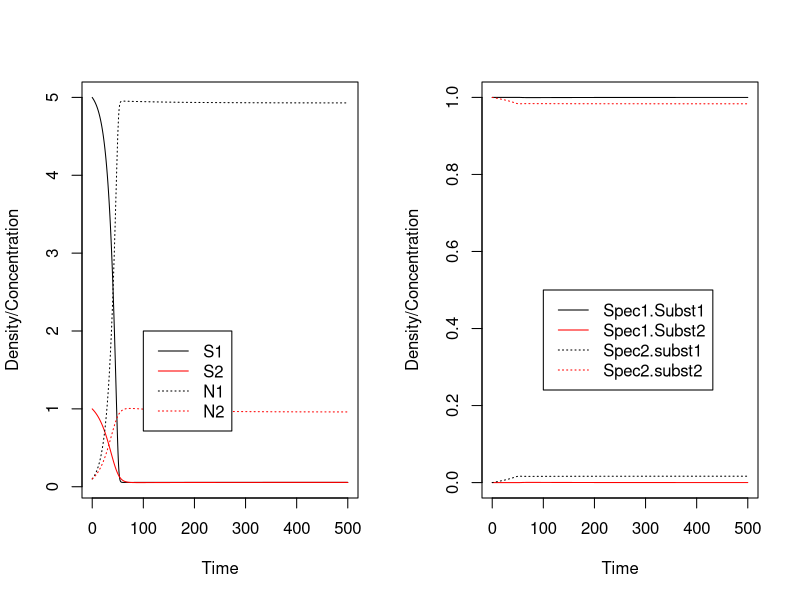

Here is the R script that generated this plot:
rm(list=ls())
graphics.off()


##assign values to parameters
N0<-c(0.1,0.1)
S0<-c(5,1)
d<-0.01
kcat<-matrix(c(0.1,0.1,0.1,0.1),nrow=2)
Km<-matrix(c(0.5,0.5,0.5,0.5),nrow=2)
c.conv<-matrix(c(1,1,1,1),nrow=2)
mu<-c(0.01,0.01)
##set up so can have different parameter for each species X substrate
##column = species, row = substrate
E<-matrix(c(1,0,0,1),nrow=2,ncol=2)

##choose time steps and total time
time.step<-0.1
times<-seq(0,500,time.step)

##set initial values of state variables
S<-S0
N<-N0

##store results
results<-matrix(NA,nrow=length(times)+1,ncol=9)

	##store time 0 values
	results[1,1]<-0
	results[1,2:3]<-S
	results[1,4:5]<-N
	results[1,6:9]<-E

##loop through the times
for (i in (1:length(times))) {
	
	##assign new values
	S[1] <- S[1]-(kcat[1,1]*E[1,1]*S[1]/(Km[1,1]+S[1]))*N[1]*time.step-(kcat[1,2]*E[1,2]*S[1]/(Km[1,2]+S[1]))*N[2]*time.step-d*S[1]*time.step+d*S0[1]*time.step
	S[2] <- S[2]-(kcat[2,1]*E[2,1]*S[2]/(Km[2,1]+S[2]))*N[1]*time.step-(kcat[2,2]*E[2,2]*S[2]/(Km[2,2]+S[2]))*N[2]*time.step-d*S[2]*time.step+d*S0[2]*time.step
	N[1] <- N[1]+(c.conv[1,1]*(kcat[1,1]*E[1,1]*S[1]/(Km[1,1]+S[1]))*N[1]*time.step)+(c.conv[2,1]*(kcat[2,1]*E[2,1]*S[2]/(Km[2,1]+S[2]))*N[1]*time.step)-d*N[1]*time.step
	N[2] <- N[2]+(c.conv[1,2]*(kcat[1,2]*E[1,2]*S[1]/(Km[1,2]+S[1]))*N[2]*time.step)+(c.conv[2,2]*(kcat[2,2]*E[2,2]*S[2]/(Km[2,2]+S[2]))*N[2]*time.step)-d*N[2]*time.step

	##change in enzyme for substrate 1 in each species
	##this is mutation parameter X the selection gradient, namely how (1/N)dN.dt changes as you change enzyme allocation
	E[1,1]<- E[1,1]+mu[1]*((c.conv[1,1]*(kcat[1,1]*S[1]/(Km[1,1]+S[1])))-(c.conv[2,1]*(kcat[2,1]*S[2]/(Km[2,1]+S[2]))))*time.step
	E[1,2]<- E[1,2]+mu[2]*((c.conv[1,2]*(kcat[1,2]*S[1]/(Km[1,2]+S[1])))-(c.conv[2,2]*(kcat[2,2]*S[2]/(Km[2,2]+S[2]))))*time.step

##corresponding opposite change in enzymes for substrate 2
	E[2,1]<-1-E[1,1]
	E[2,2]<-1-E[1,2]
	
##enforce boundary condition that total enzyme production is 1
	if(min(E)<0) E[E<0]<-0
	if(max(E)>1) E[E>1]<-1

	results[i+1,1]<-times[i]
	results[i+1,2:3]<-S
	results[i+1,4:5]<-N
	results[i+1,6:9]<-E
	
}

##plot the results
##a) Densities

par(mfrow=c(1,2))

matplot(results[,1], results[,2:5], type="l", xlab="Time", 
        ylab="Density/Concentration",col=c("black","red","black","red"),
        lty=c(1,1,3,3))
legend(x=100,y=2,legend=c("S1","S2","N1","N2"), col=c("black","red","black","red"),lty=c(1,1,3,3))

matplot(results[,1], results[,6:9], type="l", xlab="Time", 
        ylab="Density/Concentration",col=c("black","red"),lty=c(1,1,3,3))
legend(x=100,y=0.5,legend=c("Spec1.Subst1","Spec1.Subst2","Spec2.subst1","Spec2.subst2"), col=c("black","red"),lty=c(1,1,3,3))
       